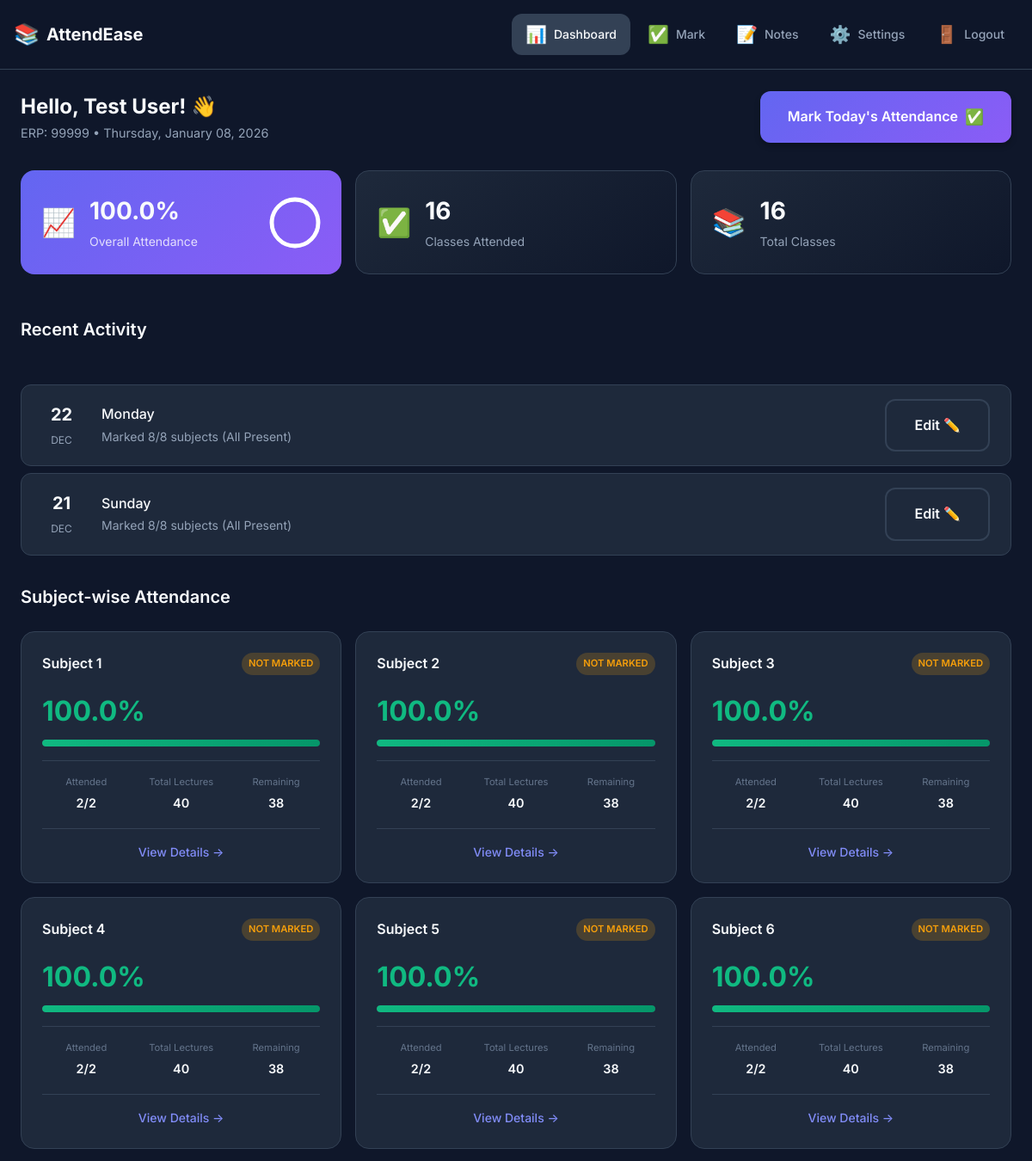
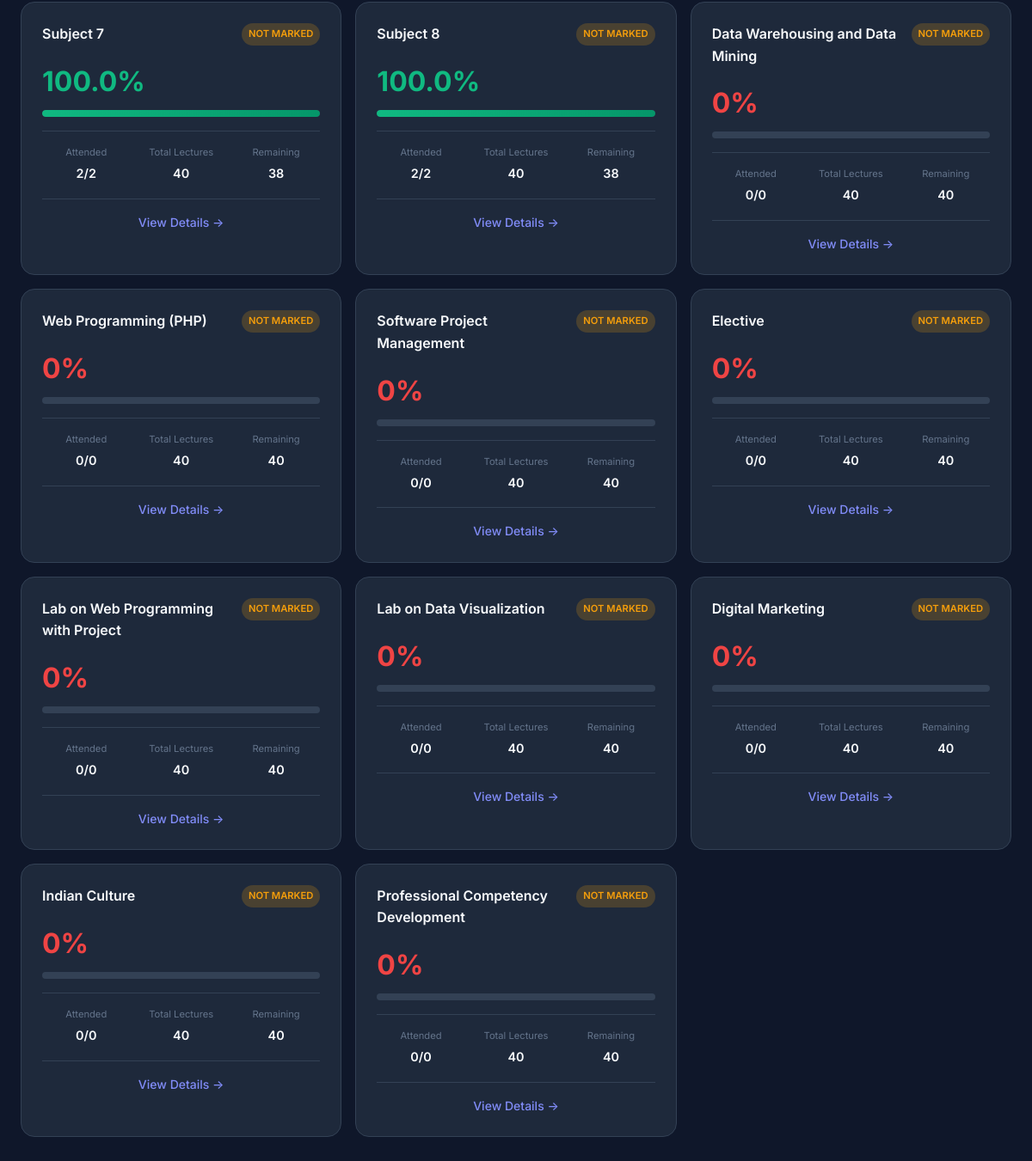
The app's page /dashboard (signed in) with its own data (2 pictures, top to bottom).
### models.py (models this page shows, shortened)
class User(UserMixin, db.Model):
    __tablename__ = 'users'
    id = db.Column(db.Integer, primary_key=True)
    name = db.Column(db.String(100), nullable=False)  # User's full name
    username = db.Column(db.String(80), unique=True, nullable=False)  # ERP number
    email = db.Column(db.String(120), unique=True, nullable=False)
    password_hash = db.Column(db.String(256), nullable=False)
    created_at = db.Column(db.DateTime, default=datetime.utcnow)
    reset_token = db.Column(db.String(6), nullable=True)
    reset_token_expires = db.Column(db.DateTime, nullable=True)
    attendance_records = db.relationship('Attendance', backref='user', lazy='dynamic')

class Subject(db.Model):
    __tablename__ = 'subjects'
    id = db.Column(db.Integer, primary_key=True)
    name = db.Column(db.String(100), nullable=False)
    total_lectures = db.Column(db.Integer, default=40)
    attendance_records = db.relationship('Attendance', backref='subject', lazy='dynamic')
    def get_user_attendance(self, user_id):
        from sqlalchemy import func
        result = db.session.query(
            func.coalesce(func.sum(Attendance.lectures_present), 0).label('present'),
            func.coalesce(func.sum(Attendance.lectures_total), 0).label('total')
        ).filter_by(user_id=user_id, subject_id=self.id).first()
        present = result.present if result else 0
        total = result.total if result else 0
        percentage = (present / total * 100) if total > 0 else 0
        remaining = max(0, self.total_lectures - total)
        return {
            'attended': present,
            'total_marked': total,
            'total_lectures': self.total_lectures,
            'remaining': remaining,
            'percentage': round(percentage, 1)
        }

### app.py (the view)
@app.route('/dashboard')
@login_required
def dashboard():
    subjects = Subject.query.all()
    today = date.today()
    subject_data = []
    total_attended = 0
    total_classes = 0
    for subject in subjects:
        stats = subject.get_user_attendance(current_user.id)
        today_record = Attendance.query.filter_by(
            user_id=current_user.id,
            subject_id=subject.id,
            date=today
        ).first()
        subject_data.append({
            'id': subject.id,
            'name': subject.name,
            'stats': stats,
            'marked_today': today_record is not None,
            'today_present': today_record.lectures_present if today_record else 0,
            'today_total': today_record.lectures_total if today_record else 0
        })
        total_attended += stats['attended']
        total_classes += stats['total_marked']
    overall_percentage = (total_attended / total_classes * 100) if total_classes > 0 else 0
    recent_dates = db.session.query(Attendance.date).filter_by(user_id=current_user.id)\
        .distinct().order_by(Attendance.date.desc()).limit(5).all()
    recent_history = {}
    for r_date in recent_dates:
        d = r_date[0]
        date_str = d.isoformat()
        day_records = Attendance.query.filter_by(user_id=current_user.id, date=d).all()
        present_count = sum(1 for r in day_records if r.lectures_present > 0)
        fully_present_count = sum(1 for r in day_records if r.lectures_present == r.lectures_total)
        recent_history[date_str] = {
            'date_obj': d,
            'present_count': present_count,
            'fully_present_count': fully_present_count,
            'total_subjects': len(day_records)
        }
    return render_template('dashboard.html',
                         subjects=subject_data,
                         overall_percentage=round(overall_percentage, 1),
                         total_attended=total_attended,
                         total_classes=total_classes,
                         today=today,
                         recent_history=recent_history)

### app.py (called while the page is built)
@login_manager.user_loader
def load_user(user_id):
    return User.query.get(int(user_id))

### templates/dashboard.html (shortened to what this page needs)
{% extends 'base.html' %}
{% block content %}
<div class="dashboard">
    <header class="dashboard-header">
        <div class="header-content">
            <div class="greeting">
                <h1>Hello, {{ current_user.name }}! 👋</h1>
                <p class="date">ERP: {{ current_user.username }} • {{ today.strftime('%A, %B %d, %Y') }}</p>
            </div>
            <a href="{{ url_for('mark_attendance') }}" class="btn btn-primary">
                <span>Mark Today's Attendance</span>
                <span class="btn-icon">✅</span>
            </a>
        </div>
    </header>
    <section class="stats-overview">
        <div class="stat-card main-stat">
            <div class="stat-icon">📈</div>
            <div class="stat-content">
                <span class="stat-value">{{ overall_percentage }}%</span>
                <span class="stat-label">Overall Attendance</span>
            </div>
            <div class="stat-progress">
                <div class="progress-ring">
                    <svg viewBox="0 0 100 100">
                        <circle class="progress-bg" cx="50" cy="50" r="45"></circle>
                        <circle class="progress-fill" cx="50" cy="50" r="45"
                            style="stroke-dasharray: {{ overall_percentage * 2.83 }} 283"></circle>
                    </svg>
                </div>
            </div>
        </div>
        <div class="stat-card">
            <div class="stat-icon">✅</div>
            <div class="stat-content">
                <span class="stat-value">{{ total_attended }}</span>
                <span class="stat-label">Classes Attended</span>
            </div>
        </div>
        <div class="stat-card">
            <div class="stat-icon">📚</div>
            <div class="stat-content">
                <span class="stat-value">{{ total_classes }}</span>
                <span class="stat-label">Total Classes</span>
            </div>
        </div>
    </section>
    <section class="history-section">
        <div class="section-header">
            <h2>Recent Activity</h2>
        </div>
        {% if recent_history %}
        <div class="history-list">
            {% for date_str, data in recent_history.items() %}
            <div class="history-item">
                <div class="history-date">
                    <span class="date-day">{{ data.date_obj.strftime('%d') }}</span>
                    <span class="date-month">{{ data.date_obj.strftime('%b') }}</span>
                </div>
                <div class="history-info">
                    <span class="history-day">{{ data.date_obj.strftime('%A') }}</span>
                    <span class="history-status">
                        Marked {{ data.present_count }}/{{ data.total_subjects }} subjects
                        {% if data.fully_present_count == data.total_subjects %}
                        (All Present)
                        {% endif %}
                    </span>
                </div>
                <div class="history-actions">
                    <a href="{{ url_for('mark_attendance', date=date_str) }}" class="btn btn-outline btn-sm">
                        Edit ✏️
                    </a>
                </div>
            </div>
            {% endfor %}
        </div>
        {% else %}
        <div class="empty-state-mini">
            <p>No recent activity recorded.</p>
        </div>
        {% endif %}
    </section>
    <section class="subjects-section">
        <div class="section-header">
            <h2>Subject-wise Attendance</h2>
        </div>
        <div class="subjects-grid">
            {% for subject in subjects %}
            <div class="subject-card" data-subject-id="{{ subject.id }}">
                <div class="subject-header">
                    <h3>{{ subject.name }}</h3>
                    {% if subject.marked_today %}
                    <span class="status-badge present">{{ subject.today_present }}/{{ subject.today_total }}
                        Today</span>
                    {% else %}
                    <span class="status-badge pending">Not Marked</span>
                    {% endif %}
                </div>
                <div class="subject-stats">
                    <div class="percentage-display">
                        <span class="percentage-value {{ 'low' if subject.stats.percentage < 75 else 'good' }}">
                            {{ subject.stats.percentage }}%
                        </span>
                    </div>
                    <div class="progress-bar">
                        <div class="progress-fill {{ 'low' if subject.stats.percentage < 75 else 'good' }}"
                            style="width: {{ subject.stats.percentage }}%"></div>
                    </div>
                </div>
                <div class="subject-details">
                    <div class="detail-item">
                        <span class="detail-label">Attended</span>
                        <span class="detail-value">{{ subject.stats.attended }}/{{ subject.stats.total_marked }}</span>
                    </div>
                    <div class="detail-item">
                        <span class="detail-label">Total Lectures</span>
                        <span class="detail-value">{{ subject.stats.total_lectures }}</span>
                    </div>
                    <div class="detail-item">
                        <span class="detail-label">Remaining</span>
                        <span class="detail-value">{{ subject.stats.remaining }}</span>
                    </div>
                </div>
                <a href="{{ url_for('subject_detail', subject_id=subject.id) }}" class="subject-link">
                    View Details →
                </a>
            </div>
            {% endfor %}
        </div>
    </section>
</div>
{% endblock %}

### records on screen
User: name "Test User", username "99999"
Subject: name "Subject 1", stats.percentage "100.0", stats.attended "2", stats.total_marked "2", stats.total_lectures "40", stats.remaining "38"
Subject: name "Subject 2", stats.percentage "100.0", stats.attended "2", stats.total_marked "2", stats.total_lectures "40", stats.remaining "38"
Subject: name "Subject 3", stats.percentage "100.0", stats.attended "2", stats.total_marked "2", stats.total_lectures "40", stats.remaining "38"
Subject: name "Subject 4", stats.percentage "100.0", stats.attended "2", stats.total_marked "2", stats.total_lectures "40", stats.remaining "38"
Subject: name "Subject 5", stats.percentage "100.0", stats.attended "2", stats.total_marked "2", stats.total_lectures "40", stats.remaining "38"
Subject: name "Subject 6", stats.percentage "100.0", stats.attended "2", stats.total_marked "2", stats.total_lectures "40", stats.remaining "38"
Subject: name "Subject 7", stats.percentage "100.0", stats.attended "2", stats.total_marked "2", stats.total_lectures "40", stats.remaining "38"
Subject: name "Subject 8", stats.percentage "100.0", stats.attended "2", stats.total_marked "2", stats.total_lectures "40", stats.remaining "38"
Subject: name "Data Warehousing and Data Mining", stats.percentage "0", stats.attended "0", stats.total_marked "0", stats.total_lectures "40", stats.remaining "40"
Subject: name "Web Programming (PHP)", stats.percentage "0", stats.attended "0", stats.total_marked "0", stats.total_lectures "40", stats.remaining "40"
Subject: name "Software Project Management", stats.percentage "0", stats.attended "0", stats.total_marked "0", stats.total_lectures "40", stats.remaining "40"
Subject: name "Elective", stats.percentage "0", stats.attended "0", stats.total_marked "0", stats.total_lectures "40", stats.remaining "40"
Subject: name "Lab on Web Programming with Project", stats.percentage "0", stats.attended "0", stats.total_marked "0", stats.total_lectures "40", stats.remaining "40"
Subject: name "Lab on Data Visualization", stats.percentage "0", stats.attended "0", stats.total_marked "0", stats.total_lectures "40", stats.remaining "40"
Subject: name "Digital Marketing", stats.percentage "0", stats.attended "0", stats.total_marked "0", stats.total_lectures "40", stats.remaining "40"
Subject: name "Indian Culture", stats.percentage "0", stats.attended "0", stats.total_marked "0", stats.total_lectures "40", stats.remaining "40"
Subject: name "Professional Competency Development", stats.percentage "0", stats.attended "0", stats.total_marked "0", stats.total_lectures "40", stats.remaining "40"

### other values on screen
{{ overall_percentage }} "100.0"
{{ total_attended }} "16"
{{ total_classes }} "16"
{{ data.date_obj.strftime('%d') }} "22" "21"
{{ data.date_obj.strftime('%b') }} "DEC" "DEC"
{{ data.date_obj.strftime('%A') }} "Monday" "Sunday"
{{ data.present_count }} "8" "8"
{{ data.total_subjects }} "8" "8"
